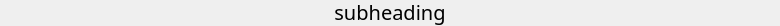
<?xml version="1.0" encoding="UTF-8"?>
<ui version="4.0">
 <class>SubheadingEntry</class>
 <widget class="QWidget" name="SubheadingEntry">
  <property name="geometry">
   <rect>
    <x>0</x>
    <y>0</y>
    <width>780</width>
    <height>26</height>
   </rect>
  </property>
  <property name="windowTitle">
   <string>Form</string>
  </property>
  <property name="styleSheet">
   <string notr="true">QLabel{
color: rgb(99, 99, 99);
}
background: transparent;</string>
  </property>
  <widget class="QLabel" name="content">
   <property name="geometry">
    <rect>
     <x>0</x>
     <y>0</y>
     <width>780</width>
     <height>26</height>
    </rect>
   </property>
   <property name="font">
    <font>
     <family>Quicksand Bold</family>
     <pointsize>15</pointsize>
     <stylestrategy>PreferAntialias</stylestrategy>
     <kerning>true</kerning>
    </font>
   </property>
   <property name="text">
    <string>subheading</string>
   </property>
   <property name="alignment">
    <set>Qt::AlignBottom|Qt::AlignHCenter</set>
   </property>
   <property name="margin">
    <number>0</number>
   </property>
  </widget>
 </widget>
 <resources/>
 <connections/>
</ui>
